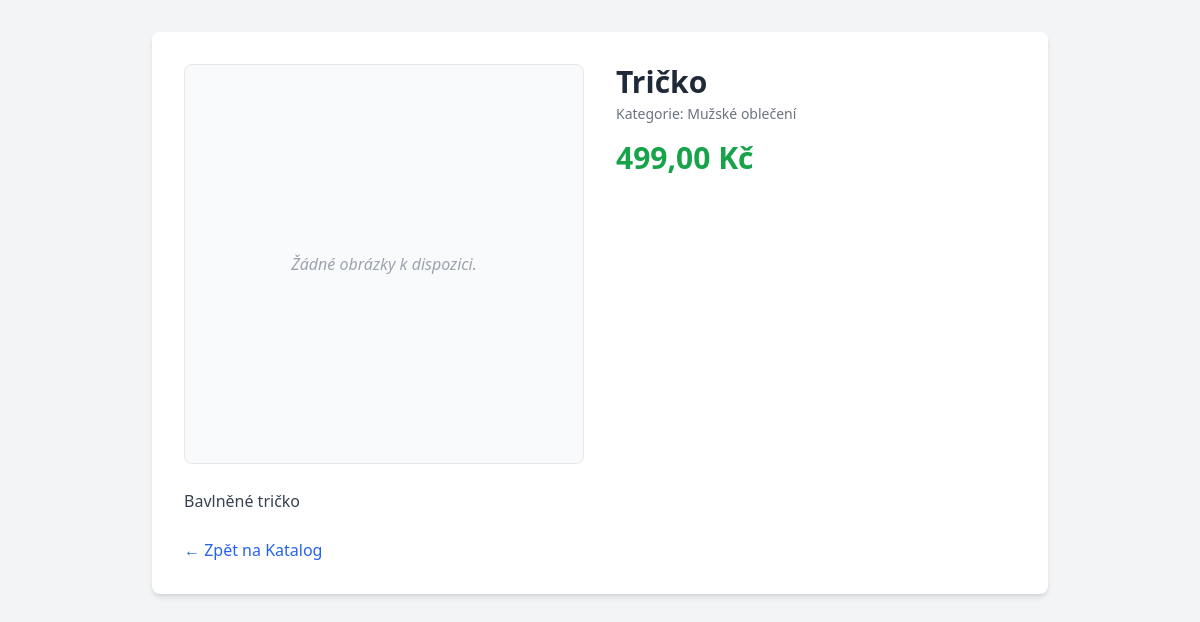
The app's page /katalog/index.php?action=detail&id=2 with its own data.
### tables this page shows
CREATE TABLE IF NOT EXISTS products (
    id INT AUTO_INCREMENT PRIMARY KEY,
    name VARCHAR(255) NOT NULL,
    description TEXT,
    price DECIMAL(10, 2) NOT NULL,
    category_id INT,
    FOREIGN KEY (category_id) REFERENCES categories(id) ON DELETE SET NULL
);

CREATE TABLE IF NOT EXISTS categories (
    id INT AUTO_INCREMENT PRIMARY KEY,
    name VARCHAR(255) NOT NULL,
    parent_id INT NULL,
    FOREIGN KEY (parent_id) REFERENCES categories(id) ON DELETE SET NULL
);

### katalog/controllers/ProductController.php (called while the page is built, shortened)
<?php
require_once 'models/Product.php';
class ProductController
{
    private $productModel;
    public function __construct($pdo)
    {
        $this->productModel = new Product($pdo);
    }
    public function detail()
    {
        $id = isset($_GET['id']) ? (int) $_GET['id'] : null;
        $product = $this->productModel->getById($id);
        $images = $this->productModel->getImages($id);
        require 'views/product_detail.php';
    }
}

### katalog/models/Product.php (called while the page is built, shortened)
<?php
class Product
{
    private $pdo;
    public function __construct($pdo)
    {
        $this->pdo = $pdo;
    }
    public function getById($id)
    {
        $stmt = $this->pdo->prepare("SELECT p.id, p.name, p.description, p.price, p.category_id, c.name as category_name
                FROM products p
                LEFT JOIN categories c ON p.category_id = c.id
                WHERE p.id = ?");
        $stmt->execute([$id]);
        return $stmt->fetch();
    }
}

### katalog/views/product_detail.php (the view, shortened to what this page needs)
<!DOCTYPE html>
<html lang="cs">
<head>
    <link rel="stylesheet" href="output.css">
</head>
<body class="page-padded">
    <div class="detail-container">
        <div class="detail-layout">
            <div>
                <?php if (!empty($images)): ?>
                    <div class="image-browser" id="image-browser">
                        <div class="image-viewport">
                            <?php foreach ($images as $i => $img): ?>
                                <img src="<?= htmlspecialchars($img['image_url']) ?>"
                                    alt="<?= htmlspecialchars($product['name']) ?>"
                                    data-index="<?= $i ?>"
                                    class="browser-image <?= $i === 0 ? '' : 'hidden' ?>">
                            <?php endforeach; ?>
                        </div>
                        <?php if (count($images) > 1): ?>
                            <button onclick="changeImage(-1)" type="button"
                                class="image-nav-btn image-nav-left">
                                &#8249;
                            </button>
                            <button onclick="changeImage(1)" type="button"
                                class="image-nav-btn image-nav-right">
                                &#8250;
                            </button>
                            <div class="image-dots">
                                <?php foreach ($images as $i => $img): ?>
                                    <button onclick="goToImage(<?= $i ?>)" type="button"
                                        data-dot="<?= $i ?>"
                                        class="browser-dot <?= $i === 0 ? 'browser-dot--active' : '' ?>">
                                    </button>
                                <?php endforeach; ?>
                            </div>
                        <?php endif; ?>
                    </div>
                <?php else: ?>
                    <div class="image-placeholder">
                        <p class="image-placeholder-text">Žádné obrázky k dispozici.</p>
                    </div>
                <?php endif; ?>
            </div>
            <div class="detail-info">
                <h1 class="detail-title-desktop"><?= htmlspecialchars($product['name']) ?></h1>
                <div class="detail-category-desktop">Kategorie: <?= htmlspecialchars($product['category_name']) ?></div>
                <div class="detail-price"><?= number_format($product['price'], 2, ',', ' ') ?> Kč</div>
            </div>
        </div>
        <div class="detail-description">
            <?= nl2br(htmlspecialchars($product['description'])) ?>
        </div>
        <a href="index.php" class="link-back">&larr; Zpět na Katalog</a>
    </div>
</body>
</html>

### records on screen
products: name "Tričko", category.name "Mužské oblečení", price "499,00", description "Bavlněné tričko"
